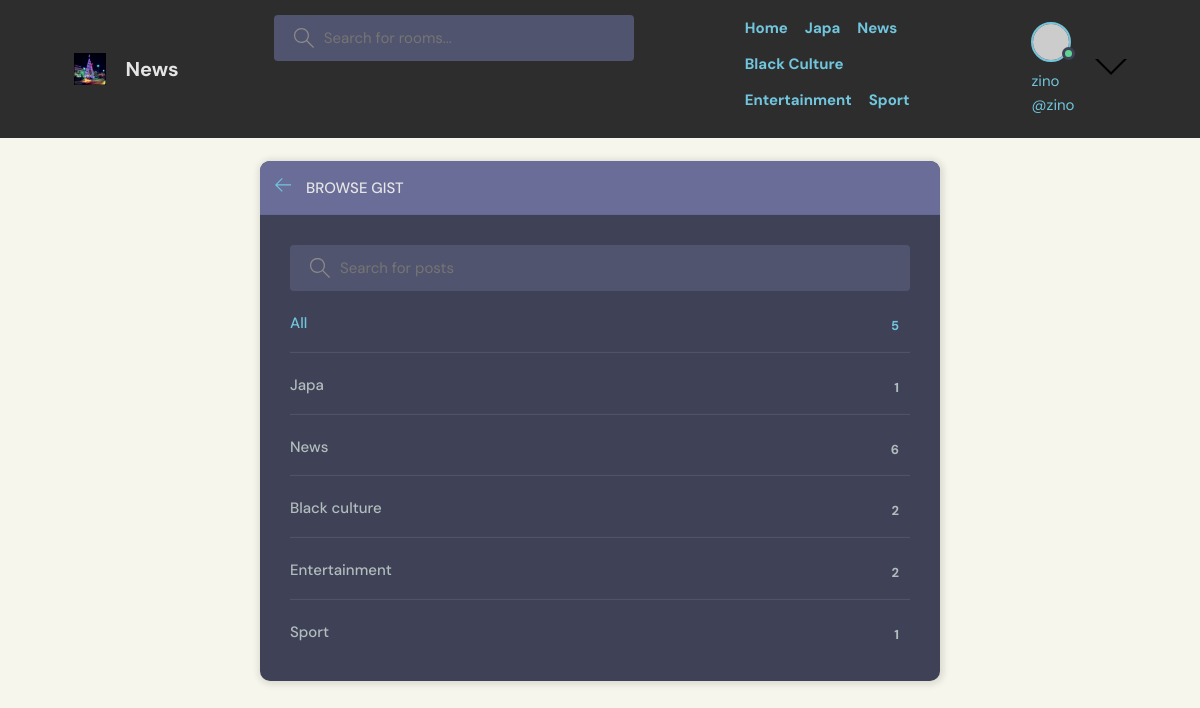
The app's page /topics/ (signed in) with its own data.
### blog/models.py (models this page shows, shortened)
class Category(models.Model):
    name = models.CharField(max_length=100, unique=True)

### blog/views.py (the view)
# urls.py: path('topics/', views.topicsView, name='topics'),
def topicsView(request):
    q = request.GET.get('q') if request.GET.get('q') != None else ''
    topics = Category.objects.filter(name__icontains=q)
    context = {'topics':topics}
    return render(request, "apalaa/topics.html", context)

### template/apalaa/topics.html (shortened to what this page needs)
{% extends 'main.html' %}
{% block content %}
    <main class="create-room layout">
      <div class="container">
        <div class="layout__box">
          <div class="layout__boxHeader">
            <div class="layout__boxTitle">
              <a href="{% url 'home' %}">
                <svg version="1.1" xmlns="http://www.w3.org/2000/svg" width="32" height="32" viewBox="0 0 32 32">
                  <title>arrow-left</title>
                  <path
                    d="M13.723 2.286l-13.723 13.714 13.719 13.714 1.616-1.611-10.96-10.96h27.625v-2.286h-27.625l10.965-10.965-1.616-1.607z"
                  ></path>
                </svg>
              </a>
              <h3>Browse Gist</h3>
            </div>
          </div>
          <div class="topics-page layout__body">
            <form action="" method="GET" class="header__search">
              <label>
                <input name="q" placeholder="Search for posts" />
              </label>
            </form>
            <ul class="topics__list">
              <li>
                <a href="{% url 'topics' %}" class="active">All <span>{{topics.count}}</span></a>
              </li>
              {% for topic in topics %}
              <li>
                <a href="{% url 'home' %}?q={{topic.name}}">{{topic.name}}<span>{{topic.post_set.all.count}}</span></a>
              </li>
              {% endfor %}
            </ul>
          </div>
        </div>
      </div>
    </main>
{% endblock content %}

### templates/navbar.html (shortened to what this page needs)
{% load static %}
<header class="header header--loggedIn">
  <div class="container">
    <a href="{% url 'home' %}" class="header__logo">
      <img src="{% static 'images/lagos-christmas.jpg' %}" />
      <h1>News</h1>
    </a>
    <form class="header__search" method="GET" action="{% url 'home' %}">
      <label>
        <input name="q" placeholder="Search for rooms..." />
      </label>
    </form>
    <ul class="topics__nav">
        <li>
          <a href="/" class="active">Home</a>
        </li>
        <li>
          <a href="/">Japa</a>
        </li>
        <li>
          <a href="/">News</a>
        </li>
        <li>
          <a href="/">Black Culture</a>
        </li>
        <li>
          <a href="/">Entertainment</a>
        </li>
        <li>
          <a href="/">Sport</a>
        </li>
    </ul>
      {% if request.user.is_authenticated %}
      <div class="header__user">
        <a href="{% url 'update-user' %}">
          <div class="avatar avatar--medium active">
            <img src="https://randomuser.me/api/portraits/men/37.jpg" />
          </div>
          <p>{{request.user.username}} <span>@{{request.user.username}}</span></p>
        </a>
        <button class="dropdown-button">
          <svg version="1.1" xmlns="http://www.w3.org/2000/svg" width="32" height="32" viewBox="0 0 32 32">
            <title>chevron-down</title>
            <path d="M16 21l-13-13h-3l16 16 16-16h-3l-13 13z"></path>
          </svg>
        </button>
      </div>
      {% endif %}
  </div>
</header>

### static/styles/style.css (style rules this page uses)
:root { --color-main: #71c6dd; --color-main-light: #e1f6fb; --color-dark: #3f4156; --color-dark-medium: #51546e; --color-dark-light: #696d97; --color-light: #e5e5e5; --color-gray: #8b8b8b; --color-light-gray: #b2bdbd; --color-bg: #2d2d39; --color-success: #5dd693; --color-error: #fc4b0b; }
* { font-family: "DM Sans", -apple-system, BlinkMacSystemFont, "Segoe UI", Roboto, Oxygen, Ubuntu, Cantarell, "Open Sans", "Helvetica Neue", sans-serif; margin: 0; padding: 0; box-sizing: border-box; text-rendering: optimizeLegibility; font-size: inherit; }
html { font-size: 56.25%; }
@media only screen and (min-width: 1200px) { html { font-size: 62.5%; } }
body { line-height: 1.6; font-weight: 400; font-size: 1.5rem; color: var(--color-light-gray); background-color: #F6F6EC; min-height: 100vh; }
img { width: 100%; }
a { display: inline-block; color: var(--color-main); text-decoration: none; }
.container { max-width: 120rem; width: 90%; margin: auto; }
.avatar { position: relative; display: inline-block; border-radius: 50%; border: 2px solid var(--color-main); }
.avatar img { display: block; border-radius: 50%; object-fit: cover; object-position: center; }
.avatar::after { content: ""; display: block; position: absolute; background-color: var(--color-gray); z-index: 111; border-radius: 50%; border: 0.3rem solid var(--color-dark); }
.avatar.active::after { background-color: var(--color-success); }
.avatar.avatar--medium img { width: 3.6rem; height: 3.6rem; border-radius: 50%; }
.avatar.avatar--medium:after { width: 0.7rem; height: 0.7rem; bottom: 0px; right: -6px; }
.header { padding: 1.5rem; background-color: #2D2D2D; }
.header > .container { display: flex; gap: 9.5rem; }
.header__logo, .header__user { display: flex; gap: 2rem; align-items: center; }
.header__logo > img { height: 3.2rem; width: 3.2rem; }
.header__logo > h1 { font-weight: 700; font-size: 2rem; color: var(--color-light); }
.header__search > label { background-color: var(--color-dark-medium); padding: 1.3rem 1rem; display: flex; align-items: center; gap: 1rem; border-radius: 4px; }
.header__search svg { fill: var(--color-gray); width: 2rem; height: 2rem; margin-left: 1rem; }
.header__search input { width: 30rem; background: transparent; border: none; outline: none; color: var(--color-light); }
.dropdown-button { background: transparent; border: 0; outline: 0; cursor: pointer; }
.layout { margin-top: 2.4rem; }
.layout > .container { display: flex; justify-content: space-between; align-items: flex-start; }
.layout__box { width: 90%; max-width: 48rem; min-height: 40rem; position: absolute; top: 50%; left: 50%; transform: translate(-50%, -46%); background-color: var(--color-dark); border-radius: 1rem; box-shadow: 1px 1px 6px 3px rgba(0, 0, 0, 0.1); overflow: hidden; }
.layout__boxHeader { display: flex; padding: 1.5rem; background-color: var(--color-dark-light); }
.layout__boxTitle { display: flex; gap: 1.5rem; align-items: center; }
.layout__boxTitle h3 { text-transform: uppercase; font-weight: 500; color: var(--color-light); }
.layout__boxTitle svg { width: 1.6rem; height: 1.6rem; fill: var(--color-main); }
.layout__body { margin: 3rem; }
.topics__list { list-style: none; }
.topics__list li a { display: flex; justify-content: space-between; margin-bottom: 3rem; font-weight: 500; color: var(--color-light-gray); transition: all 0.3s ease-in-out; }
.topics__list li a.active, .topics__list li a:hover { color: var(--color-main); }
.topics__list li a span { padding: 0.5rem 1rem; background-color: var(--color-dark); border-radius: 3px; font-size: 1.3rem; font-weight: 700; letter-spacing: 1px; }
.topics__nav { list-style: none; }
.topics__nav li a { list-style-type: disc outside none; display: list-item; margin-left: 1em; }
.topics__nav li { float: left; justify-content: space-between; margin-bottom: 1rem; font-weight:bold; padding: 1px; color: var(--color-light-gray); transition: all 0.3s ease-in-out; overflow: hidden; }
.topics-page .topics__list li:not(:last-child) a { margin: 2rem 0; padding-bottom: 1rem; text-decoration: none; border-bottom: 1px solid var(--color-dark-medium); }
.topics-page .header__search { display: block; }
.create-room.layout .layout__box { max-width: 68rem; }

### records on screen
Category: name "Japa", post_set.all.count "1"
Category: name "News", post_set.all.count "6"
Category: name "Black culture", post_set.all.count "2"
Category: name "Entertainment", post_set.all.count "2"
Category: name "Sport", post_set.all.count "1"

### other values on screen
{{ request.user.username }} "zino"
{{ topics.count }} "5"
